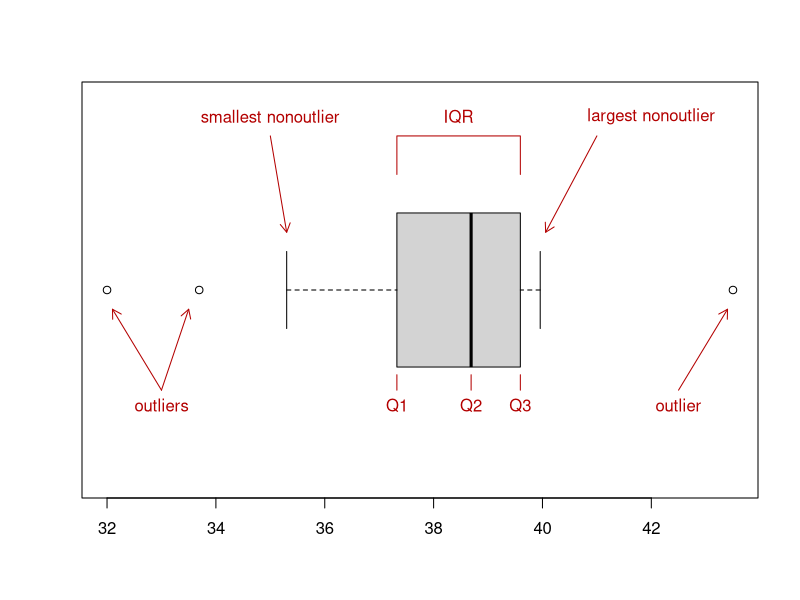
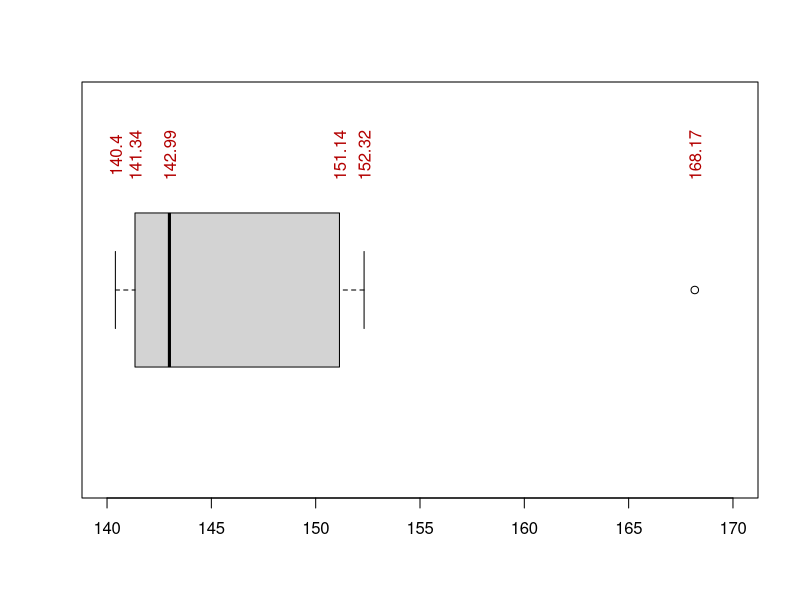

Recreate these plots in R, in order.
## ---- chunk 1
set.seed(123)
x = c(rbeta(30,4,0.8)*10+30,32,43.5)
bp = boxplot(x,horizontal=T)
Qs = bp$stats
lines(c(Qs[2],Qs[2],Qs[4],Qs[4]),c(1.3,1.4,1.4,1.3),col=rgb(0.7,0,0))
text(mean(c(Qs[2],Qs[4])), 1.45, "IQR", col=rgb(0.7,0,0))
text(Qs[2], 0.7, "Q1", col=rgb(0.7,0,0))
lines(c(Qs[2],Qs[2]),c(0.74,0.78), col=rgb(0.7,0,0))
text(Qs[4], 0.7, "Q3", col=rgb(0.7,0,0))
lines(c(Qs[4],Qs[4]),c(0.74,0.78), col=rgb(0.7,0,0))
text(Qs[3], 0.7, "Q2", col=rgb(0.7,0,0))
lines(c(Qs[3],Qs[3]),c(0.74,0.78), col=rgb(0.7,0,0))
text(33, 0.7, "outliers", col=rgb(0.7,0,0))
arrows(33,0.74,32.1,0.95,length=0.1,col=rgb(0.7,0,0))
arrows(33,0.74,33.5,0.95,length=0.1,col=rgb(0.7,0,0))
text(42.5, 0.7, "outlier", col=rgb(0.7,0,0))
arrows(42.5,0.74,43.4,0.95,length=0.1,col=rgb(0.7,0,0))
text(42, 1.45, "largest nonoutlier", col=rgb(0.7,0,0))
arrows(41,1.4,Qs[5]+0.1,1.15,length=0.1,col=rgb(0.7,0,0))
text(35, 1.45, "smallest nonoutlier", col=rgb(0.7,0,0))
arrows(35,1.4,Qs[1],1.15,length=0.1,col=rgb(0.7,0,0))
## ---- chunk 2
set.seed(1234)
x = sort(round(c(rbeta(10,0.8,4)*20+140,168.17),2))
## ---- chunk 3
bbpp = boxplot(c(rep(c(x[1],x[3],x[6],x[9],x[10]),20),x[11]), horizontal=T, ylim=c(140,170))
text(x[1],1.35,x[1],srt=90,col=rgb(0.7,0,0))
text(x[3],1.35,x[3],srt=90,col=rgb(0.7,0,0))
text(x[6],1.35,x[6],srt=90,col=rgb(0.7,0,0))
text(x[9],1.35,x[9],srt=90,col=rgb(0.7,0,0))
text(x[10],1.35,x[10],srt=90,col=rgb(0.7,0,0))
text(x[11],1.35,x[11],srt=90,col=rgb(0.7,0,0))
